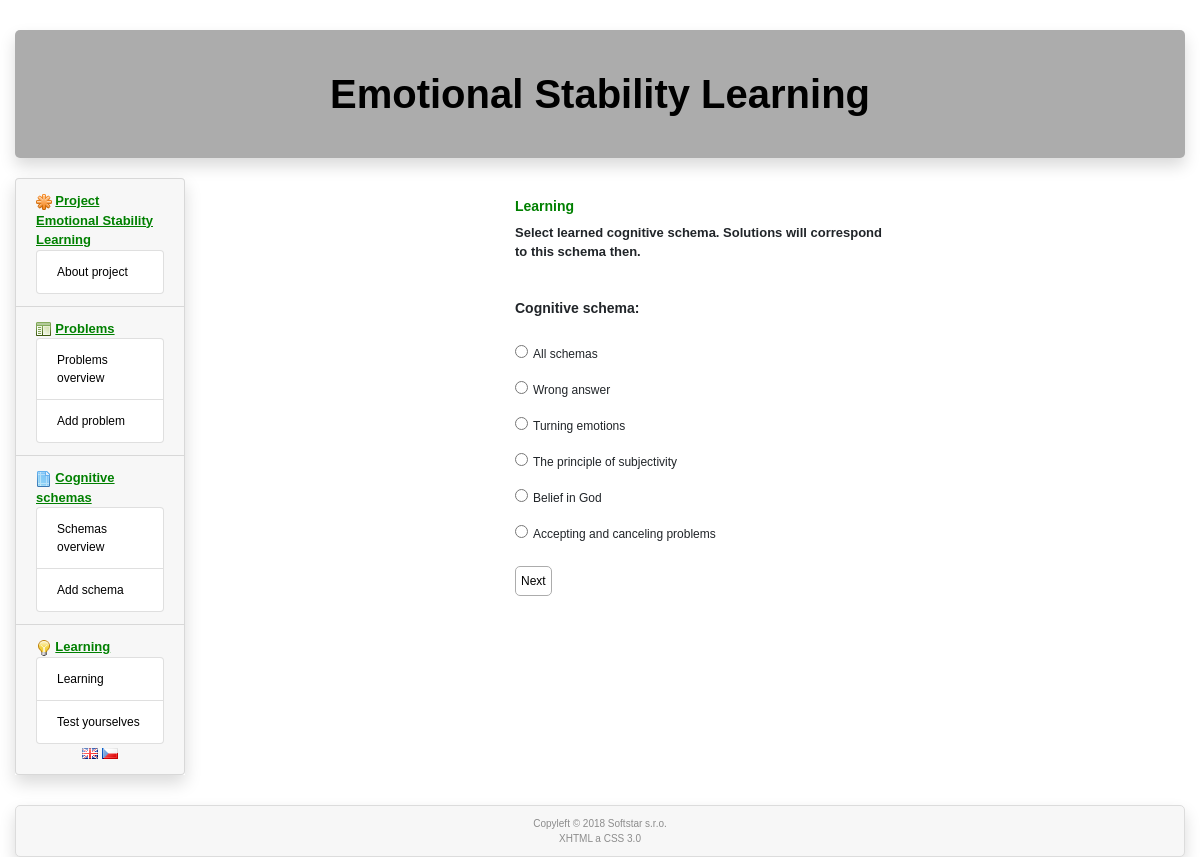
The page /en/learning on the database its author committed.
### tables this page shows
CREATE TABLE `cog_schema` (
  `id` int(11) NOT NULL,
  `id_lang` int(11) NOT NULL,
  `name` varchar(40) NOT NULL,
  `deleted` int(1) NOT NULL DEFAULT '0'
);

### www/administrator/includes/index.php (called while the page is built, shortened)
<?php
  $uri = array($_SERVER['REQUEST_URI']);
  $tmp = preg_split("/\//", $uri[0]);
  $lang = $tmp[1];
  $router = RouterController::getInstance();
  $router->ctrMain(array($_SERVER['REQUEST_URI']));
  $router->showView();
?>

### www/administrator/includes/controllers/LearningController.php (called while the page is built, shortened)
<?php
class LearningController extends Controller
{
    public function ctrMain($parameters)
    {
        $cschemaModel = new CSchemaModel();
        $idcs = $_POST['idcs'];
        if (empty($idcs))
        {
            $cschemas = $cschemaModel->selectAll();
        }
    }
}
?>

### www/administrator/models/DbModel.php (called while the page is built, shortened)
<?php
  class DbModel extends cdb
  {
    static private $instance = null;
    static function getInstance()
    {
      if (self::$instance == null)
      {
        self::$instance = new DbModel();
      }
      return self::$instance;
    }
    function selectOne($table, array $keys)
    {
      $query = "select * from $table where";
      $i = 0;
      foreach($keys as $name => $value)
      {
        if ($i)
        {
          $query .= " and $name=$value";
        }
        else
        {
          $query .= " $name=$value";
          $i = 1;
        }
      }
      $query .= ";";
      if (!$this->query($query))
      {
        RouterController::getInstance()->setError("DbModel::selectOne():".$this->get_error().'<br /><br />'.$query.'<br />');
      }
      $arr = $this->get_array();
      return $arr;
    }
    function selectArray(array $tables, array $collums, array $keys, $order = '')
    {
      $query = "select ";
      $i = 0;
      foreach($collums as $collum)
      {
        if ($i)
        {
          $query .= ", $collum";
        }
        else
        {
          $query .= "$collum";
          $i = 1;
        }
      }
      $query .= " from ";
      $i = 0;
      foreach($tables as $table)
      {
        if ($i)
        {
          $query .= ", $table";
        }
        else
        {
          $query .= "$table";
          $i = 1;
        }
      }
      if (!empty($keys))
      {
        $query .= " where";
        $i = 0;
        foreach($keys as $name => $value)
        {
          if ($i)
          {
            $query .= " and $name=$value";
          }
          else
          {
            $query .= " $name=$value";
            $i = 1;
          }
        }
      }
      if ($order != '') {
        $query .= " order by $order;";
      }
      else
      {
        $query .= ';';
      }
      if (!$this->query($query))
      {
        RouterController::getInstance()->setError('DbModel::selectArray():'.$this->get_error().'<br /><br />'.$query.'<br />');
      }
      else
      {
        $i = 0;
        while ($item=$this->get_array())
        {
          if (!empty($item))
          {
            $arr[$i] = $item;
            $i++;
          }
        }
      }
      return $arr;
    }
  }
?>

### www/administrator/models/CSchemaModel.php (called while the page is built, shortened)
<?php
class CSchemaModel
{
    public function selectAll()
    {
        global $lang;
        $db = DbModel::getInstance();
        $langModel = new LanguagesModel();
        $language = $langModel->selectByTextId("'".htmlspecialchars($lang, ENT_QUOTES)."'");
        $cog_schemas = $db->selectArray(array ('cog_schema'), array ('*'), array ('id_lang' => $language['id']), 'id asc');
        return $cog_schemas;
    }
}
?>

### www/administrator/models/LanguagesModel.php (called while the page is built, shortened)
<?php
class LanguagesModel
{
  public function selectByTextId($id)
  {
      $db = DbModel::getInstance();
      $language = $db->selectOne('languages', array ('text_id' => $id));
      return $language;
  }
}
?>

### www/administrator/models/cdb.php (called while the page is built, shortened)
<?php
class cdb {
  private $data, $querystring, $error, $conn;
  public $server, $user, $password, $db_name;
  function __construct()
  {
    require("./administrator/cfg/sql.php");
    $this->conn = null;
  }
  function connect() {
    $options=array(
      PDO::ATTR_ERRMODE => PDO::ERRMODE_EXCEPTION,
      PDO::MYSQL_ATTR_INIT_COMMAND => "SET NAMES utf8"
      );
    try {
            $this->conn = @new PDO("mysql:host=".$this->server.";dbname=".$this->db_name, $this->user, $this->password, $options);
    } catch (PDOException $e) {
        $error = 'DB connection failed: ' . $e->getMessage();
    }
    return(1);
  }
  function query($dotaz) {
    $error = '';
    try {
      $this->data=$this->conn->prepare($dotaz);
    } catch (PDOException $e) {
      $error = 'Preparation of query failed: ' . $e->getMessage();
      $this->data=null;
    }
    $result2 = 0;
    if ($error == '')
    {
      try {
          $result2 = $this->data->execute();
      } catch (PDOException $e) {
          $error = 'Execution of query failed: ' . $e->getMessage();
          $this->data=null;
      }
    }
    else
    {
      $this->error = $error;
      $result2 = false;
    }
    if ($result2) { return 1; }
    else  {return 0;}
  }
  function get_array() {
    $arr = array();
    if ($this->data) $arr = $this->data->fetch(PDO::FETCH_ASSOC);
    if (!empty($arr)) {return ($arr); }
    else { return 0; }
  }
};
?>

### www/administrator/cfg/sql.php (called while the page is built)
<?php
  $this->server='localhost';
  $this->user='emotions';
  $this->password='3M0710n5@#';
  $this->db_name='emotions';
?>

### www/administrator/includes/controllers/RouterController.php (called while the page is built, shortened)
<?php
class RouterController extends Controller
{
  protected $controller;
  private function camelNotation($text)
  {
    $sentence = str_replace('-', ' ', $text);
    $sentence = ucwords($sentence);
    $sentence = str_replace(' ', '', $sentence);
    return $sentence;
  }
  private function parseURL($url)
  {
    $parsedURL = parse_url($url);
    $parsedURL["path"] = ltrim($parsedURL["path"], "/");
    $parsedURL["path"] = trim($parsedURL["path"]);
    $divPath = explode("/", $parsedURL["path"]);
    return $divPath;
  }
  public function ctrMain($parameters)
  {
      $parsedURL = $this->parseURL($parameters[0]);
      global $expressions, $lang;
      $tmp = array_shift($parsedURL);
    if (empty($parsedURL[0]))
    {
      $this->controller = new HomePageController();
    }
    else
    {
      $view = array_shift($parsedURL);
      $controllerClass = $this->camelNotation($view) . 'Controller';
      if (file_exists('./administrator/includes/controllers/' . $controllerClass . '.php'))
      {
        if ($view == 'error')
        {
          $this->controller = new $controllerClass('');
        }
        else
        {
          $this->controller = new $controllerClass;
        }
      }
      else
      {
        $this->controller= new ErrorController($expressions['Error 404: page not found']);
      }
    }
    $this->controller->ctrMain($parsedURL);
  }
}
?>

### www/administrator/includes/views/learningSchema.phtml (the view, shortened to what this page needs)
<?php global $expressions, $lang; ?>
        <div class="col-sm-3"></div>
        <div class="col-sm-4">
        <h4><?=$expressions['Learning']?></h4>
        <div class="message"><?=$expressions['Select learned cognitive schema. Solutions will correspond to this schema then.']?></div><br /><br />
          <form method="post" action="http://<?= $this->siteName."/$lang" ?>/learning">
            <div class="form-group">
              <label for="idcs"><?=$expressions['Cognitive schema']?>:</label><br /><br />
                <div class="testbox"><input type='radio' id="idcs" name='idcs' value="100" class="radio" /> <span class="radiotext"><?=$expressions['All schemas']?></span></div><br />
              <?php
                foreach($cschemas as $cschema)
                {
                    if ($cschema['id'] != 1)
                        echo("                  <div class=\"testbox\"><input type='radio' id=\"idcs\" name='idcs' value=\"$cschema[id]\" class=\"radio\" /> <span class=\"radiotext\">$cschema[name]</span></div><br />\n");
                }
              ?>
            </div>
            <button type="submit" name="test1" value="Continue"><?=$expressions['Next']?></button>
          </form>
        </div>
        <div class="col-sm-3"></div>

### www/css/style.css (style rules this page uses)
body { font-family: 'Helvetica CE','Arial CE',sans-serif; font-size: 12px; }
h4 { font-size: 14px; font-weight: bold; color: green; margin-top: 20px; }
button { background-color:white; color: acacac; border: 1px solid #acacac; border-radius: 5px; font-size: 12px; box-shadow: none; padding: 5px; }
label { font-size: 14px; font-weight: bold; }
.message { font-size: 13px; font-weight: bold; }
input.radio { float: left; }
.radiotext { margin-left: 5px; display: block; float: left; }
.testbox { position: relative; display: table-row; }
.form-group { display: table; }

### rows shown on the page
cog_schema: name "Wrong answer"
cog_schema: name "Turning emotions"
cog_schema: name "The principle of subjectivity"
cog_schema: name "Belief in God"
cog_schema: name "Accepting and canceling problems"

### other values the page prints
$expressions['Project'] "Project"
$expressions['About project'] "About project"
$expressions['Problems'] "Problems"
$expressions['Problems overview'] "Problems overview"
$expressions['Add problem'] "Add problem"
$expressions['Cognitive schemas'] "Cognitive schemas"
$expressions['Schemas overview'] "Schemas overview"
$expressions['Add schema'] "Add schema"
$expressions['Learning'] "Learning"
$expressions['Test yourselves'] "Test yourselves"
$expressions['Cognitive schema'] "Cognitive schema"
$expressions['All schemas'] "All schemas"
$expressions['Next'] "Next"
